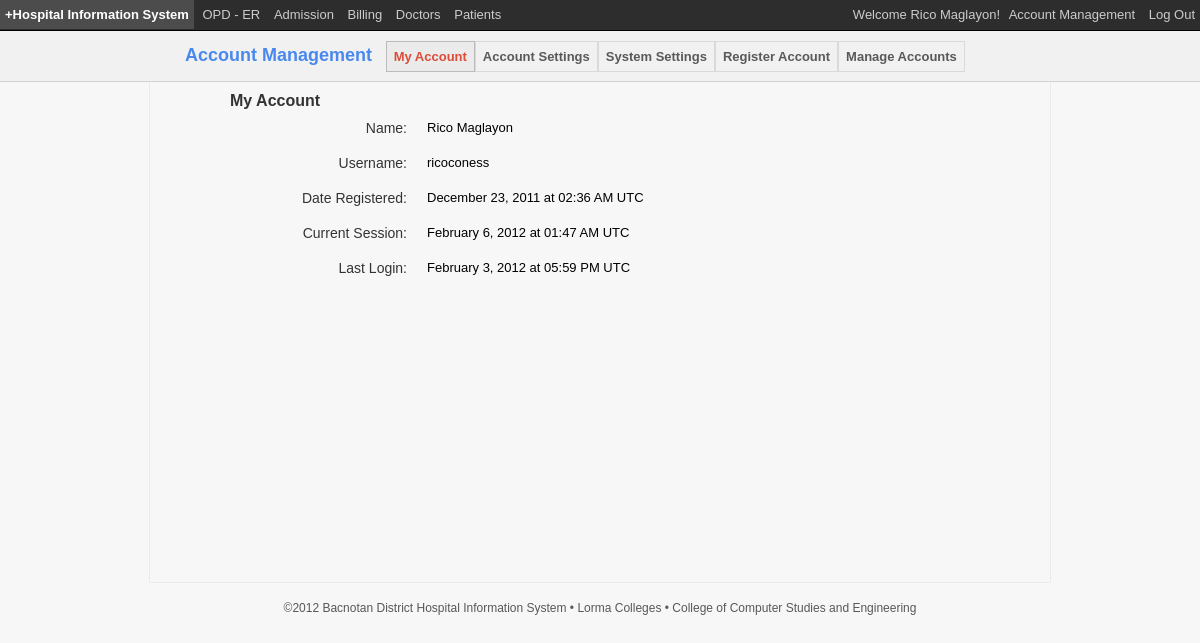
/accountmgmt.php (signed in), run on the app's committed database.
### tables this page shows
CREATE TABLE IF NOT EXISTS `tblusers` (
  `uid` int(11) NOT NULL AUTO_INCREMENT,
  `firstname` varchar(30) NOT NULL,
  `lastname` varchar(30) NOT NULL,
  `username` varchar(30) NOT NULL,
  `password` varchar(40) NOT NULL,
  `department` varchar(20) NOT NULL,
  `dateregistered` datetime NOT NULL,
  `lastlogin` datetime NOT NULL,
  PRIMARY KEY (`uid`)
);

### functions/user.func.php (called while the page is built, shortened)
<?php
function logged_in(){
	return isset($_SESSION['securedid']);
}
function getUserInfo($uid){
	$uid = (int)$uid;
	$info = array();
	$query = mysql_query("SELECT * FROM tblusers WHERE uid = '$uid' LIMIT 1");
	while ($row = mysql_fetch_assoc($query)){
		$info[] = array(
					'firstname' => $row['firstname'],
					'lastname' => $row['lastname'],
					'username' => $row['username'],
					'priviledge' => $row['department'],
					'dateregistered' => $row['dateregistered'],
					'lastlogin' => $row['lastlogin']
				);
	}
	return $info;
}
function getLastLogin($uid){
	$uid = (int)$uid;
	$lastLog = array();
	$queryLog = mysql_query("SELECT login FROM tbllogins WHERE uid = '$uid' ORDER BY lid DESC LIMIT 1,1");
	while ($rowLog = mysql_fetch_assoc($queryLog)){
		$lastLog[] = array(
					'login' => $rowLog['login']
				);
	}
	return $lastLog;
}
?>

### functions/verification.func.php (called while the page is built, shortened)
<?php
function checkPriviledgePatientCare($uid){
	$uid = (int)$uid;
	$query = mysql_query("SELECT COUNT('uid') FROM tblusers WHERE uid = $uid AND department='Patient Care'");
	return (mysql_result($query, 0) == 1) ? true : false;
}
?>

### acct/myaccount.inc.php (the view)
<?php
$getInfo = getUserInfo($_SESSION["uid"]);
$getLastLog = getLastLogin($_SESSION["uid"]);
foreach ($getInfo as $info){
	$firstname = $info["firstname"];
	$lastname = $info["lastname"];
	$username = $info["username"];
	$datereg = date('F j, Y', strtotime($info['dateregistered']));
	$timereg = date('h:i A T', strtotime($info['dateregistered']));
	$datecurr = date('F j, Y', strtotime($info['lastlogin']));
	$timecurr = date('h:i A T', strtotime($info['lastlogin']));
}
$log = "";
foreach ($getLastLog as $log){
	$datelog = date('F j, Y', strtotime($log['login']));
	$timelog = date('h:i A T', strtotime($log['login']));
}
if (!empty($getLastLog)){
	$log = $datelog . " at " . $timelog;
}else{
	$log = "No data about your previous login.";
	}
?>
<div id="accountHolder">
	<span class="pageTitle">My Account</span>
    <div id="acctHolder">
    	<div class="info-field">
        	<label for="firstname">Name:</label>
            <span class="infofield"><?php echo $firstname;?> <?php echo $lastname;?></span>
		</div>
		<div class="info-field">
			<label for="username">Username:</label>
			<span class="infofield"><?php echo $username;?></span>
		</div>
		<div class="info-field">
			<label for="dateregistered">Date Registered:</label>
			<span class="infofield"><?php echo $datereg;?> at <?php echo $timereg;?></span>
		</div>
		<div class="info-field">
			<label for="current">Current Session:</label>
			<span class="infofield"><?php echo $datecurr;?> at <?php echo $timecurr;?></span>
		</div>
        <div class="info-field">
			<label for="lastlogin">Last Login:</label>
			<span class="infofield"><?php echo $log;?></span>
		</div>
    </div>
</div>

### templates/header.php
<span class="leftMenu">
	<a href="index.php" id="headerTitle"><b>+Hospital Information System</b></a>
<?php if (logged_in()){ ?>
    <a href="opd-er.php">OPD - ER</a>
    <a href="admission.php">Admission</a>
	<?php if(checkPriviledgePatientCare($_SESSION["uid"])===false){?>
    <a href="billing.php">Billing</a>
    <a href="doctors.php">Doctors</a>
	<?php } ?>
	<a href="patients.php">Patients</a>
<?php }?>
</span>
<?php
if (logged_in()){
	$fl = getUserInfo($_SESSION["uid"]);
	foreach ($fl as $r){
		$ufirstname = $r["firstname"];
		$ulastname = $r["lastname"];
	}
?>
<span class="rightMenu">
	Welcome <?php echo $ufirstname;?> <?php echo $ulastname;?>!
	<a href="accountmgmt.php">Account Management</a>
	<a href="logout.php">Log Out</a>
</span>
<?php }?>

### css/styleMain.css (style rules this page uses)
* { margin: 0; padding: 0; }
html, body { background:#f7f7f7;-moz-border-radius:3px;-webkit-border-radius:3px;border-radius:3px;background-image:-moz-linear-gradient(top,#ffffff 0,#f1f1f1 100%);background-image:-ms-linear-gradient(top,#ffffff 0,#f1f1f1 100%);background-image:-o-linear-gradient(top,#ffffff 0,#f1f1f1 100%);background-repeat:repeat-y; min-height: 650px; }
#headerTitle { color: #fff; }
.leftMenu { float: left; text-align: left; }
.rightMenu { float: right; text-align: right; }
.leftMenu a, .rightMenu a { display:inline-block; text-decoration: none; font-size: 13px; color:#cccccc; line-height:25px; padding: 2px 5px 2px 5px; }
.pageTitle { font-family: Arial,sans-serif; color: #333333; font-size: 16px; font-weight: bold; }

### css/styleAccount.css (style rules this page uses)
#accountHolder { margin: auto; width: 740px; padding: 10px 80px 10px 80px; }
#acctHolder, #formHolder { font-family: Arial,sans-serif; width: 90%; margin: auto; }
.infofield { font-family: Arial,sans-serif; font-size: 13px; }
div.info-field { padding: 10px; position: relative; width: 380px; }
#acctHolder label { font-size: 14px; width: 130px; display: block; float: left; color: #333333; text-align:right; margin-right: 20px; }

### data on the page
tblusers: firstname "Rico", lastname "Maglayon", username "ricoconess", dateregistered "December 23, 2011", dateregistered "02:36 AM UTC", lastlogin "February 6, 2012", lastlogin "01:47 AM UTC"

### other printed values
$log "February 3, 2012 at 05:59 PM UTC"
